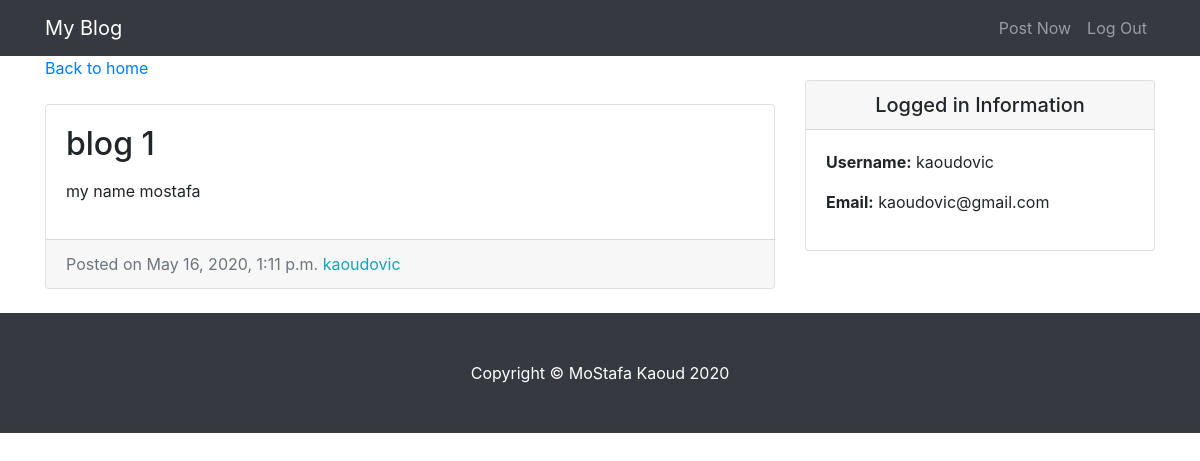
Page /entry/1/ (signed in) on the committed database.
### entries/models.py (models this page shows, shortened)
class Entry(models.Model):
    entry_title = models.CharField(max_length=50)
    entry_text = models.TextField()
    entry_date = models.DateTimeField(auto_now_add=True)
    entry_auther = models.ForeignKey(User, on_delete=models.CASCADE)
    class Meta:
        verbose_name_plural = "entries"

### entries/views.py (the view)
# urls.py: path('entry/<int:pk>/',EntryView.as_view(),name='entry-detail'),
class EntryView(LoginRequiredMixin,DetailView):
    model = Entry
    template_name = 'entries/entry_detail.html'

### entries/templates/entries/entry_detail.html
{% extends "entries/base.html" %}
{% block content %}
      <div class="col-md-8">
        <a href="{% url 'blog-home'%}">Back to home</a>
        <div class="card mb-4 mt-4">
          <div class="card-body">
            <h2 class="card-title">{{ object.entry_title}}</h2>
            <p class="card-text">{{ object.entry_text|linebreaks}}</p>
          </div>
          <div class="card-footer text-muted">
            Posted on {{ object.entry_date}}
            <span class= "text-info mr-2">{{ object.entry_auther}}</span>
          </div>
        </div>
      </div>
{% endblock %}

### entries/templates/entries/base.html (shortened to what this page needs)
{% load static%}
<html lang="en">
<head>
  <link href="{% static 'entries/vendor/bootstrap/css/bootstrap.min.css' %}" rel="stylesheet">
  <link href="{% static 'entries/css/blog-home.css' %}" rel="stylesheet">
</head>
<body>
  <nav class="navbar navbar-expand-lg navbar-dark bg-dark fixed-top">
    <div class="container">
      <a class="navbar-brand" href="{% url 'blog-home'%}">My Blog</a>
      <div class="collapse navbar-collapse" id="navbarResponsive">
        <ul class="navbar-nav ml-auto">
          <li class="nav-item">
            <a class="nav-link" href="{% url 'create_entry'%}">Post Now</a>
          </li>
          <li class="nav-item">
            <a class="nav-link" href="{% url 'logout' %}">Log Out</a>
          </li>
        </ul>
      </div>
    </div>
  </nav>
  <div class="container">
    <div class="row">
     {% block content %} {% endblock %}
    <div class="col-md-4">
      <div class="card my-4">
          <h5 class="card-header text-center">Logged in Information</h5>
          <div class="card-body">
            <ul class="list-unstyled mb-0">
                <li>
                    <p> <strong>Username:</strong> {{ user.username}} </p>
                </li>
                <li>
                    <p> <strong>Email:</strong> {{ user.email}}</p>
                </li>
            </ul>
          </div>
        </div>
      </div>
    </div>
  </div>
  <footer class="py-5 bg-dark">
    <div class="container">
      <p class="m-0 text-center text-white">Copyright &copy; MoStafa Kaoud 2020</p>
    </div>
  </footer>
</body>
</html>

### entries/static/entries/css/blog-home.css (style rules this page uses)
body { padding-top: 56px; }

### rows in the picture
Entry: entry_title "blog 1", entry_text "my name mostafa", entry_date "May 16, 2020, 1:11 p.m.", entry_auther "kaoudovic"

### other values in the picture
{{ user.username }} "kaoudovic"
{{ user.email }} "kaoudovic@gmail.com"
